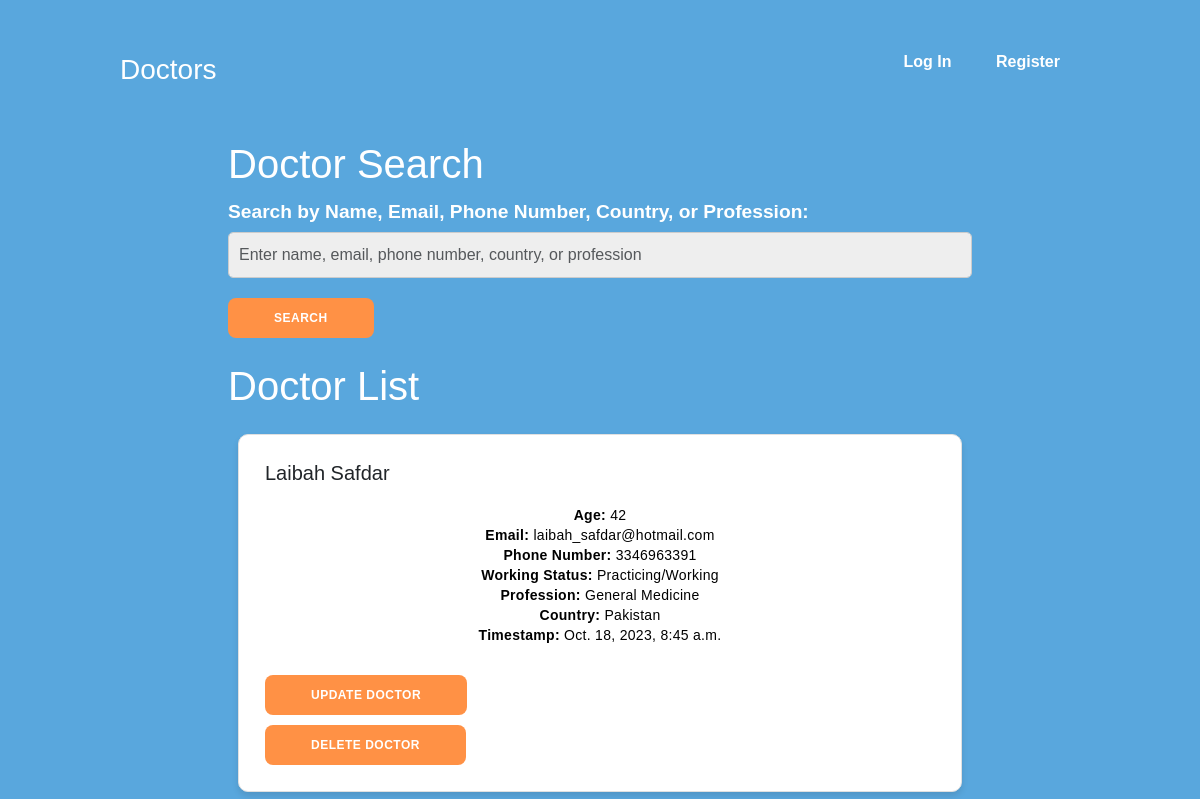
/doctor-search/ (upper part), run on an earlier commit of the app's database.
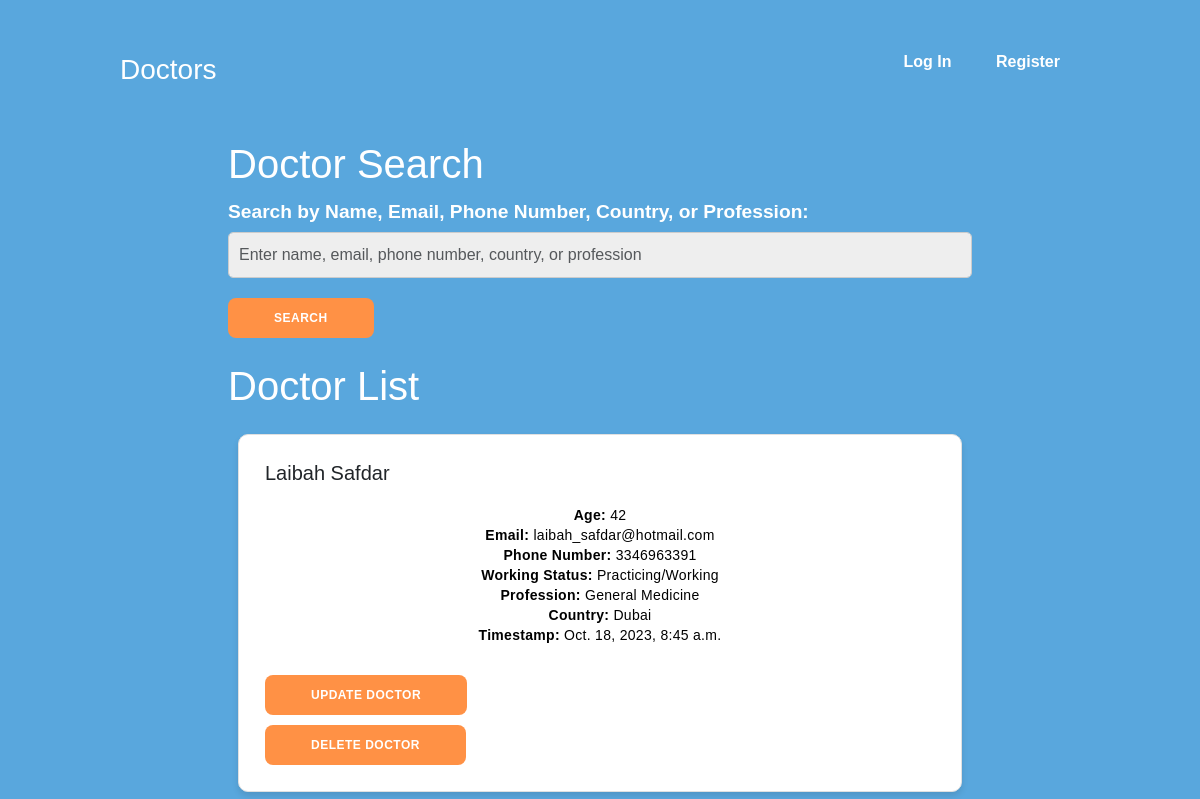
And on a later commit of the database.
### network/models.py (models this page shows, shortened)
class Doctor(models.Model):
    name = models.TextField()
    age = models.IntegerField()
    email = models.EmailField()
    phone_number = models.TextField()
    working_status = models.TextField()
    profession = models.TextField()
    country = models.TextField()
    timestamp = models.DateTimeField(auto_now_add=True)

### network/views.py (the view)
# urls.py: path('doctor-search/', views.doctor_search, name='doctor_search'),
def doctor_search(request):
    search_query = request.GET.get('search_query', '')
    doctors = Doctor.objects.filter(
        Q(name__icontains=search_query) |
        Q(email__icontains=search_query) |
        Q(phone_number__icontains=search_query) |
        Q(country__icontains=search_query) |
        Q(profession__icontains=search_query)
    )
    return render(request, 'network/search_results.html', {'doctors': doctors, 'search_query': search_query})

### network/templates/network/search_results.html (shortened to what this page needs)
{% extends "network/layout.html" %}
{% block body %}
    <div class="container">
        <h1>Doctor Search</h1>
        <form action="/doctor-search/" method="get">
            <div class="form-group">
                <label for="search_query">Search by Name, Email, Phone Number, Country, or Profession:</label>
                <input type="text" class="form-control" name="search_query" id="search_query" placeholder="Enter name, email, phone number, country, or profession">
            </div>
            <button type="submit" class="button">Search</button>
        </form>
        <h1 class="my-4">Doctor List</h1>
        {% for doctor in doctors %}
            <div class="card doctor-card">
                <div class="card-body">
                    <h5 class="card-title">{{ doctor.name }}</h5>
                    <p class="card-text">
                        <strong>Age:</strong> {{ doctor.age }}<br>
                        <strong>Email:</strong> {{ doctor.email }}<br>
                        <strong>Phone Number:</strong> {{ doctor.phone_number }}<br>
                        <strong>Working Status:</strong> {{ doctor.working_status }}<br>
                        <strong>Profession:</strong> {{ doctor.profession }}<br>
                        <strong>Country:</strong> {{ doctor.country }}<br>
                        <strong>Timestamp:</strong> {{ doctor.timestamp }}
                    </p>
                    <form action="{% url 'update_doctor' doctor.id %}" method="post">
                        <button type="submit" class="button" value="">Update Doctor</button>
                    </form>
                    <form action="{% url 'delete_doctor' doctor.id %}" method="post">
                        <button type="submit" class="button buttonred" value="">Delete Doctor</button>
                    </form>
                </div>
            </div>
        {% endfor %}
    </div>
{% endblock %}

### network/templates/network/layout.html (shortened to what this page needs)
{% load static %}
<!DOCTYPE html>
<html lang="en">
<head>
    <link href="https://cdn.jsdelivr.net/npm/bootstrap@5.3.0/dist/css/bootstrap.min.css" rel="stylesheet">
    <link rel="stylesheet" href="{% static 'network/styles.css' %}">
</head>
<body>
    <div class="hero">
        <nav>
            <a class="logo" href="{% url 'index' %}">Doctors</a>
            <ul>
                {% if user.is_authenticated %}
                    <li><a href="{% url 'add_doctor' %}">Add Doctor</a></li>
                {% else %}
                    <li><a href="{% url 'login' %}">Log In</a></li>
                    <li><a href="{% url 'register' %}">Register</a></li>
                {% endif %}
            </ul>
        </nav>
    </div>
    <div class="body">
        {% block body %}
        {% endblock %}
    </div>
</body>
</html>

### network/static/network/styles.css (style rules this page uses)
body { overflow-y: scroll; position: relative; background: #59A7DD; background-size: 600% 600%; animation: gradientAnimation 15s linear infinite; color: black; font-family: Arial, sans-serif; margin: 0; opacity: 10; padding: 0; }
body::before { content: ""; position: fixed; top: 0; left: 0; width: 100%; height: 100%; background-image: url('your-texture-image.jpg'); opacity: 0.1; z-index: -1; }
body::after { content: ""; position: fixed; top: 0; left: 0; width: 100%; height: 100%; z-index: -1; opacity: .15; }
.buttonred { background: red; }
h1 { font-size: 2.5rem; margin: 0; color: black; }
p { font-size: 1.2rem; color: black; text-align: center; }
a { text-decoration: none; color: white; }
.container { color: white; background-color: transparent; position: relative; overflow: hidden; width: 768px; max-width: 100%; min-height: 230px; }
.container h1 { color: white; }
.container p { font-size: 14px; line-height: 20px; letter-spacing: 0.3px; margin: 20px 0; }
.container .button { background-color: #FF9145; color: #fff; font-size: 12px; padding: 10px 45px; border: 1px solid transparent; border-radius: 8px; font-weight: 600; letter-spacing: 0.5px; text-transform: uppercase; margin-top: 10px; cursor: pointer; }
.container input { background-color: #eee; border: none; margin: 8px 0; padding: 10px 15px; font-size: 13px; border-radius: 8px; width: 100%; outline: none; }
.doctor-card { border: 1px solid #e0e0e0; margin: 10px; padding: 10px; border-radius: 10px; box-shadow: 0 4px 6px rgba(0, 0, 0, 0.1); }
.hero { background-image: linear-gradient(rgba(0, 0, 0, 0.6), rgba(0, 0, 0, 0.6), url('background.jpg')); }
nav { display: flex; align-items: center; justify-content: space-between; padding: 40px; padding-left: 10%; padding-right: 10%; }
.logo { color: white; font-size: 28px; }
nav ul li { list-style-type: none; display: inline-block; padding: 10px 20px; }
nav ul li a { color: white; text-decoration: none; font-weight: bold; }
button { border: none; background: #FF9145; padding: 12px 30px; border-radius: 30px; color: white; font-weight: bold; font-size: 15px; transition: .4s; }
.form-group { margin: 10px 0; }
.form-group label { display: block; text-align: left; }
.form-group input { width: 100%; padding: 10px; border: 1px solid #ccc; border-radius: 5px; }
label { font-weight: bold; font-size: 1.2rem; display: block; margin-top: 10px; }
select, input[type="text"] { width: 100%; padding: 10px; border: 1px solid #ccc; border-radius: 5px; font-size: 1rem; margin-top: 5px; outline: none; }

What changed in the data, as far as the page shows it:
changed Doctor "Laibah Safdar": country "Pakistan" → "Dubai"
